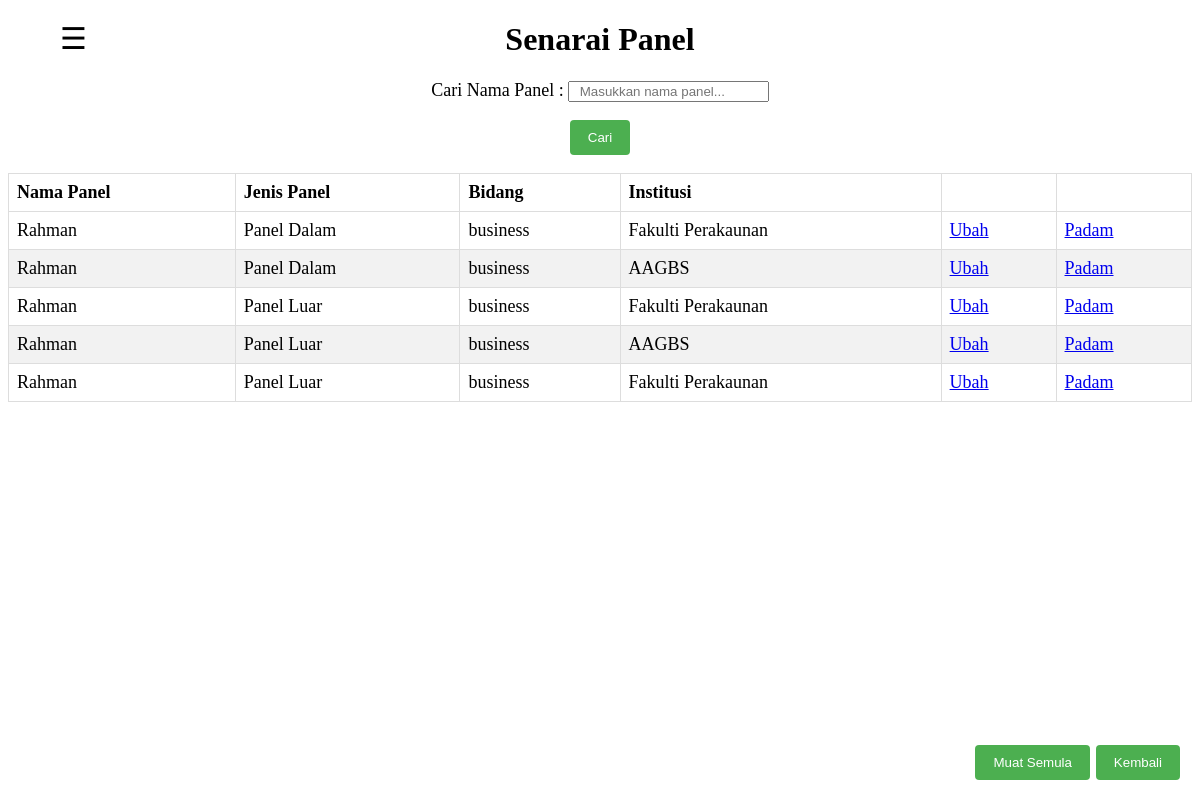
Screenshot of /editpanel.php with the database file from the repository.
### tables this page shows
CREATE TABLE `panel` (
  `panel_id` int(11) NOT NULL,
  `jenis_panel` varchar(20) NOT NULL,
  `nama_panel` varchar(50) NOT NULL,
  `bidang` varchar(250) NOT NULL,
  `institusi` varchar(250) NOT NULL,
  `no_tel` varchar(20) NOT NULL,
  `emel` varchar(50) NOT NULL,
  `cv` blob NOT NULL,
  `borang_terima_pelantikan` blob NOT NULL,
  `bayaran_honororium` varchar(10) NOT NULL DEFAULT 'no'
);

### editpanel.php (the view, shortened to what this page needs)
<?php
$servername = "";
$username = "";
$password = "";
$dbname = "";
$conn = mysqli_connect($servername, $username, $password, $dbname);
if (isset($_POST['search'])) {
	$searchValue = $_POST['search'];
	$sql = "SELECT * FROM panel WHERE nama_panel LIKE '%$searchValue%' ";
} else {
	$sql = "SELECT * FROM panel";
}
$result = mysqli_query($conn, $sql);
?>
<!DOCTYPE html>
<html>
<head>
</head>
<body>
    <span style="position:fixed;left:5%;font-size:30px;cursor:pointer" onclick="openNav()">&#9776;</span>
	<h1>Senarai Panel </h1>
	<form method="post" style="text-align:center">
		<label  for="search" style="font-size: 18px;" >Cari Nama Panel :</label>
		<input type="text" id="search" name="search" placeholder="Masukkan nama panel... "><br><br>
		<button type="submit">Cari</button>
	</form>
	<br>
	<table>
		<thead>
			<tr>
				<th>Nama Panel</th>
				<th>Jenis Panel</th>
                <th>Bidang </th>
                <th>Institusi</th>
                <th></th>
                <th></th>
			</tr>
		</thead>
		<tbody>
			<?php
			if (mysqli_num_rows($result) > 0) {
				while($row = mysqli_fetch_assoc($result)) {
					echo "<tr>";
					echo "<td>" . $row["nama_panel"] . "</td>";
					echo "<td>" . $row["jenis_panel"] . "</td>";
					echo "<td>" . $row["bidang"] . "</td>";
					echo "<td>" . $row["institusi"] . "</td>";
					echo "<td><a href='edit_panel.php?panel_id=" . $row["panel_id"] . "'>Ubah</a></td>";
					echo "<td><a href='delete_panel.php?id=" . $row["panel_id"] . "'>Padam</a></td>";
					echo "</tr>";
				}
			} else {
				echo "<tr><td colspan='5'>No data available</td></tr>";
			}
			?>
	</tbody>
	</table>
  <a href="index.php"><button style="position: fixed; bottom: 20px; right: 20px;">Kembali</button></a>
  <a href="editpanel.php"><button style="position: fixed; bottom: 20px; right: 110px;">Muat Semula</button></a>
</body>
</html>

### editpanel.php (style rules this page uses)
h1 { text-align: center; }
table { border-collapse: collapse; margin-bottom:70px; width: 100%; }
th, td { text-align: left; padding: 8px; font-size:18px; border: 1px solid #ddd; vertical-align: middle; }
tr:nth-child(even) { background-color: #f2f2f2; }
button { background-color: #4CAF50; color: white; padding: 10px 18px; border: none; border-radius: 4px; cursor: pointer; }
input[type="text" i] { padding: 1px 10px; }

### rows the page displays
panel: nama_panel "Rahman", jenis_panel "Panel Dalam", bidang "business", institusi "Fakulti Perakaunan"
panel: nama_panel "Rahman", jenis_panel "Panel Dalam", bidang "business", institusi "AAGBS"
panel: nama_panel "Rahman", jenis_panel "Panel Luar", bidang "business", institusi "Fakulti Perakaunan"
panel: nama_panel "Rahman", jenis_panel "Panel Luar", bidang "business", institusi "AAGBS"
panel: nama_panel "Rahman", jenis_panel "Panel Luar", bidang "business", institusi "Fakulti Perakaunan"
